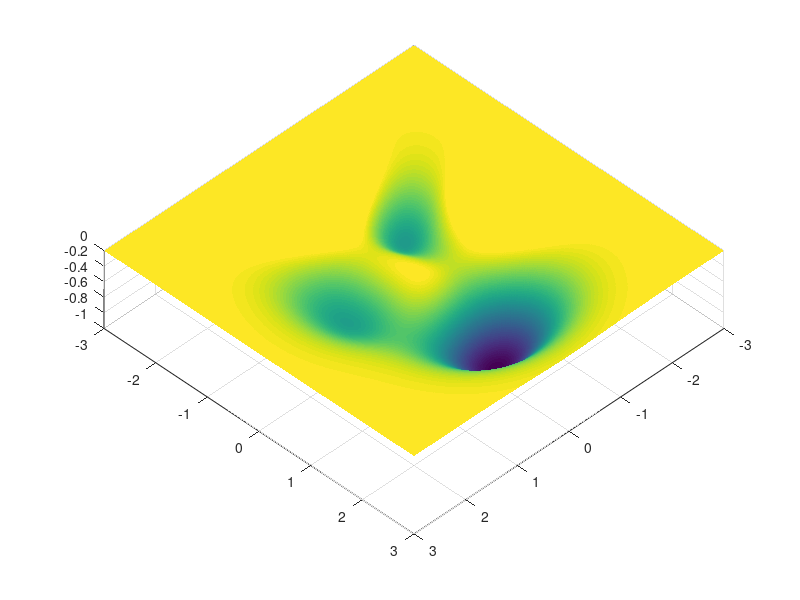

Write the MATLAB code that produced this figure.
close all;
clear all;
MAKE_DENSE = 2;

[x,y,z] = peaks(1000);

% has positive bumps too
%figure;
%surf(x,y,z);
if MAKE_DENSE == 1
    z2 = -abs(z);
elseif MAKE_DENSE == 2
    z2 = z;
    z2(z2<0) = 0;
    z2 = -z2;
elseif MAKE_DENSE ==3
    z2 = -z;
    z2(z2<0) = 0;
    z2 = -z2;
end


% wells too deep
%figure;
%surf(x,y,z2)

figure;
z3 = z2./10; % this makes no difference, need nonlinear scaling
s=surf(x,y,z3,'EdgeColor', 'none');

% change camera view angle, azimuth, elevation angle. 
view(135, 75)

% change colormap, unfortunately I think default JET is best. 
%map = colormap('copper');
%colormap(flipud(map))

